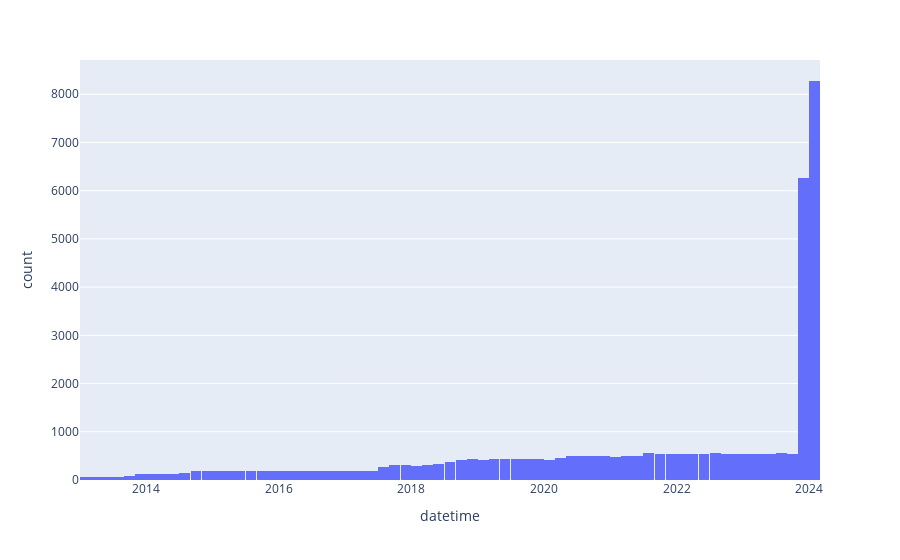

The code cell stored with this chart in its notebook:
### Code cell
import plotly.express as px

fig = px.histogram(merged_df, x='datetime')
fig.show()

### Figure 1 — Plotly figure (JSON) as saved in the notebook; plotly's stock layout.template omitted (floating-point values rounded to 4 significant figures; data arrays with more than 128 entries replaced by an {"elided": "..."} marker saying what was removed)
{"data": [{"alignmentgroup": "True", "bingroup": "x", "hovertemplate": "datetime=%{x}<br>count=%{y}<extra></extra>", "legendgroup": "", "marker": {"color": "#636efa", "pattern": {"shape": ""}}, "name": "", "offsetgroup": "", "orientation": "v", "showlegend": false, "type": "histogram", "x": {"elided": "38665 str values"}, "xaxis": "x", "yaxis": "y"}], "layout": {"barmode": "relative", "legend": {"tracegroupgap": 0}, "margin": {"t": 60}, "xaxis": {"anchor": "y", "domain": [0, 1], "title": {"text": "datetime"}}, "yaxis": {"anchor": "x", "domain": [0, 1], "title": {"text": "count"}}}}
